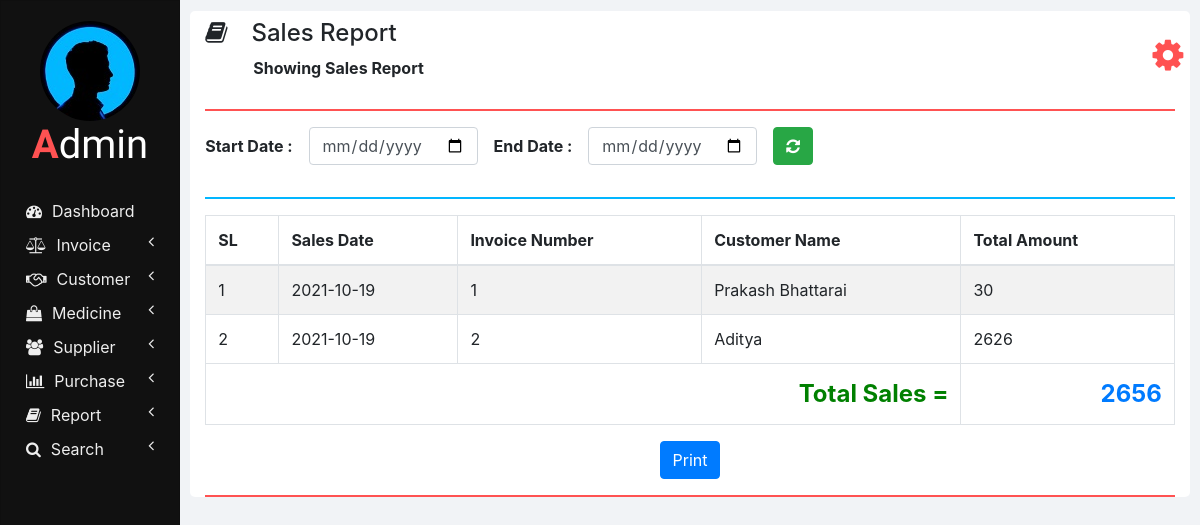
/sales_report.php, run on the app's committed database.
### tables this page shows
CREATE TABLE `invoices` (
  `INVOICE_ID` int(11) NOT NULL,
  `NET_TOTAL` double NOT NULL DEFAULT 0,
  `INVOICE_DATE` date NOT NULL DEFAULT current_timestamp(),
  `CUSTOMER_ID` int(11) NOT NULL,
  `TOTAL_AMOUNT` double NOT NULL,
  `TOTAL_DISCOUNT` double NOT NULL
);

CREATE TABLE `customers` (
  `ID` int(11) NOT NULL,
  `NAME` varchar(20) NOT NULL,
  `AGE` int(3) NOT NULL,
  `DATE_OF_BIRTH` varchar(100) NOT NULL,
  `CONTACT_NUMBER` int(10) NOT NULL,
  `ALTERNATIVE_NUMBER` int(10) NOT NULL,
  `FATHER_NAME` varchar(20) NOT NULL,
  `FATHER_OCCUPATION` varchar(100) NOT NULL,
  `MOTHER_NAME` varchar(20) NOT NULL,
  `MOTHER_OCCUPATION` varchar(100) NOT NULL,
  `ADDRESS1` varchar(100) NOT NULL,
  `ADDRESS2` varchar(100) NOT NULL,
  `ADHAR_CARD_NUMBER` varchar(100) NOT NULL,
  `GIVEN_CARD` varchar(100) NOT NULL,
  `DISTRICT` varchar(100) NOT NULL,
  `TALUK` varchar(100) NOT NULL,
  `VILLEGE` varchar(100) NOT NULL

);

### php/report.php (the view, shortened to what this page needs)
  <?php
function showSales($start_date, $end_date) {
  ?>
  <thead>
    <tr>
      <th>SL</th>
      <th>Sales Date</th>
      <th>Invoice Number</th>
      <th>Customer Name</th>
      <th>Total Amount</th>
    </tr>
  </thead>
  <tbody>
  <?php
  require "db_connection.php";
  if($con) {
    $seq_no = 0;
    $total = 0;
    if($start_date == "" || $end_date == "")
      $query = "SELECT * FROM invoices INNER JOIN customers ON invoices.CUSTOMER_ID = customers.ID";
    else
      $query = "SELECT * FROM invoices INNER JOIN customers ON invoices.CUSTOMER_ID = customers.ID WHERE INVOICE_DATE BETWEEN '$start_date' AND '$end_date'";
    $result = mysqli_query($con, $query);
    while($row = mysqli_fetch_array($result)) {
      $seq_no++;
      showSalesRow($seq_no, $row);
      $total = $total + $row['NET_TOTAL'];
    }
    ?>
    </tbody>
    <tfoot class="font-weight-bold">
      <tr style="text-align: right; font-size: 24px;">
        <td colspan="4" style="color: green;">&nbsp;Total Sales =</td>
        <td class="text-primary"><?php echo $total; ?></td>
      </tr>
    </tfoot>
    <?php
  }
}
function showSalesRow($seq_no, $row) {
  ?>
  <tr>
    <td><?php echo $seq_no; ?></td>
    <td><?php echo $row['INVOICE_DATE']; ?></td>
    <td><?php echo $row['INVOICE_ID']; ?></td>
    <td><?php echo $row['NAME']; ?></td>
    <td><?php echo $row['NET_TOTAL'] ?></td>
  </tr>
  <?php
}
?>

### css/sidenav.css (style rules this page uses)
body { background-color: #f1f3f6; }
.sidenav { width: 15%; height: 100vh; background-color: #222222; position: fixed; z-index: 1; flex: 1 0 auto; }
.card { width: 100%; height: 100%; top: 0; border-radius: 0; background-color: #111111; }
.logo .logo-caption { font-family: 'Poiret One', cursive; color: #ffffff; text-align: center; margin-bottom: 25px; }
.logo .profile { margin-left: 50%; border-radius: 50%; transform: translate(-50%); }
.logo .tweak { color: #ff5252; font-weight: bold; }
.main-menu-item { padding: 5px 5px; cursor: pointer; }
.main-menu-item > a { color: #eeeeee; text-decoration: none; font-size: 16px; }
.main-menu-item > a > span { margin-left: 10px; }

### css/home.css (style rules this page uses)
html, body { height: 100vh; }

### data on the page
invoices: seq_no "1", INVOICE_DATE "2021-10-19", INVOICE_ID "1", CUSTOMER_ID.NAME "Prakash Bhattarai", NET_TOTAL "30"
invoices: seq_no "2", INVOICE_DATE "2021-10-19", INVOICE_ID "2", CUSTOMER_ID.NAME "Aditya", NET_TOTAL "2626"

### other printed values
$heading "Sales Report"
$sub_heading "Showing Sales Report"
$total "2656"
